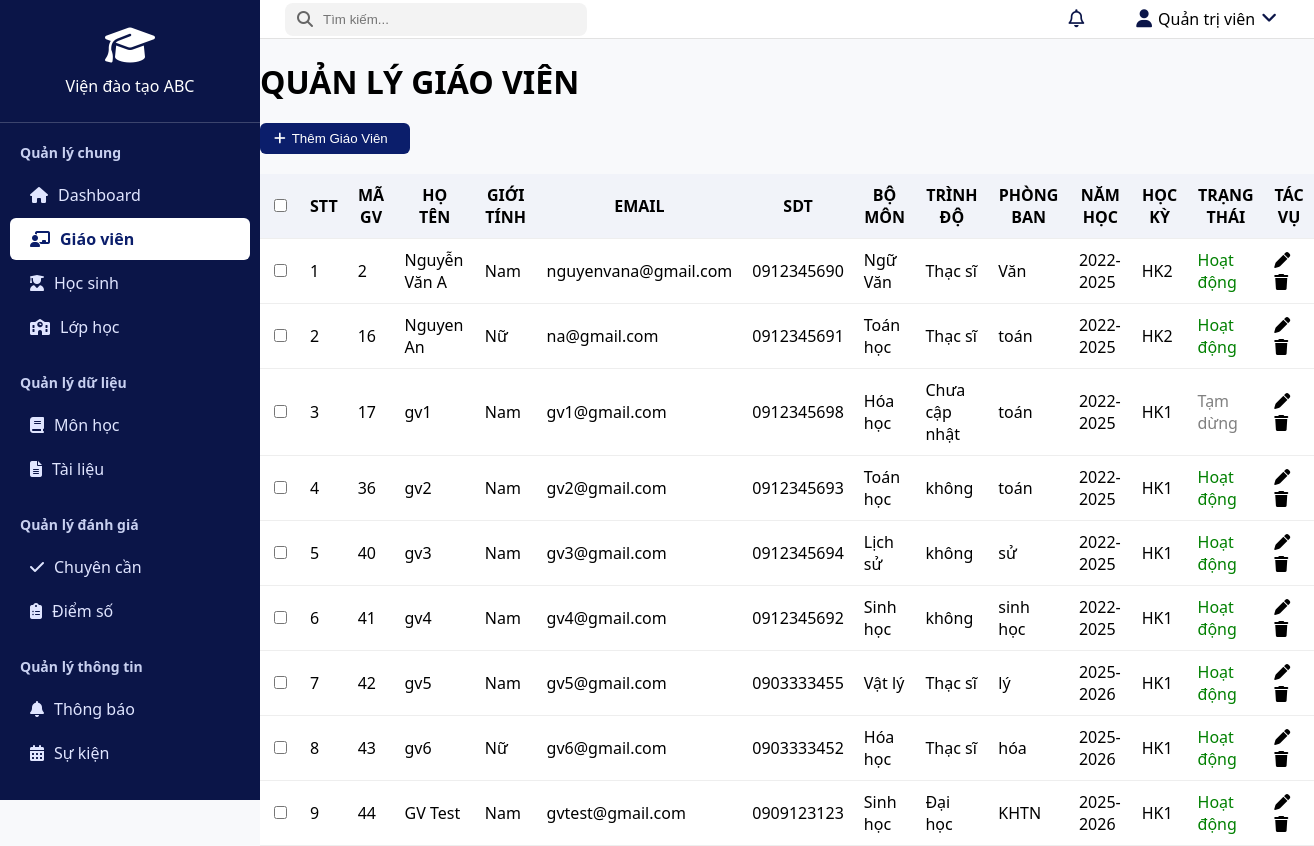
The app's page /pages/qlgiaovien.php (signed in) with its own data.
### tables this page shows
CREATE TABLE `giaovien` (
  `maGV` int(11) NOT NULL,
  `boMon` varchar(100) NOT NULL,
  `trinhDo` varchar(100) NOT NULL,
  `anhDaiDien` varchar(255) NOT NULL DEFAULT 'Chưa cập nhật',
  `phongBan` varchar(100) NOT NULL,
  `namHoc` varchar(50) NOT NULL DEFAULT 'Chưa cập nhật',
  `hocKy` varchar(20) NOT NULL DEFAULT 'Chưa cập nhật',
  `trangThai` varchar(50) NOT NULL
);

CREATE TABLE `user` (
  `userID` int(11) NOT NULL,
  `hoVaTen` varchar(100) DEFAULT NULL,
  `matKhau` varchar(255) DEFAULT NULL,
  `sdt` varchar(20) DEFAULT NULL,
  `ngaySinh` date DEFAULT NULL,
  `gioiTinh` varchar(10) NOT NULL,
  `email` varchar(100) DEFAULT NULL,
  `vaiTro` enum('Admin','GiaoVien','HocSinh') DEFAULT NULL
);

### pages/qlgiaovien.php (the view, shortened to what this page needs)
<?php
include_once(__DIR__ . '/../csdl/db.php');
$sql = "
    SELECT
        g.maGV, u.hoVaTen, u.gioiTinh, u.email, u.sdt,
        g.boMon, g.trinhDo, g.phongBan, g.namHoc, g.hocKy, g.trangThai
    FROM giaovien g
    JOIN user u ON g.maGV = u.userID
    WHERE u.vaiTro = 'GiaoVien'
";
$result = $conn->query($sql);
?>
<!DOCTYPE html>
<html lang="vi">
<head>
    <link rel="stylesheet" href="https://cdnjs.cloudflare.com/ajax/libs/font-awesome/6.5.0/css/all.min.css">
    <link rel="stylesheet" href="../sidebar.css">
    <link rel="stylesheet" href="../content.css">
</head>
<body>
    <aside class="sidebar">
        <div class="sidebar-header">
            <i class="fa-solid fa-graduation-cap logo"></i>
            <h2>Viện đào tạo ABC</h2>
        </div>
        <nav class="menu">
            <div class="menu-section">
                <div class="menu-title">Quản lý chung</div>
                <ul>
                    <li onclick="window.location.href='../index.php'"><i class="fa-solid fa-house"></i> Dashboard</li>
                    <li class="active" onclick="window.location.href='../pages/qlgiaovien.php'"><i class="fa-solid fa-chalkboard-user"></i> Giáo viên</li>
                    <li onclick="window.location.href='../pages/qlhocsinh.php'"><i class="fa-solid fa-user-graduate"></i> Học sinh</li>
                    <li onclick="window.location.href='../pages/qllophoc.php'"><i class="fa-solid fa-school"></i> Lớp học</li>
                </ul>
            </div>
            <div class="menu-section">
                <div class="menu-title">Quản lý dữ liệu</div>
                <ul>
                    <li onclick="window.location.href='../pages/qlmonhoc.php'"><i class="fa-solid fa-book"></i> Môn học</li>
                    <li onclick="window.location.href='../pages/qltailieu.php'"><i class="fa-solid fa-file-lines"></i> Tài liệu</li>
                </ul>
            </div>
            <div class="menu-section">
                <div class="menu-title">Quản lý đánh giá</div>
                <ul>
                    <li onclick="window.location.href='../pages/qlchuyencan.php'"><i class="fa-solid fa-check"></i> Chuyên cần</li>
                    <li onclick="window.location.href='../pages/qldiemso.php'"><i class="fa-solid fa-clipboard-list"></i> Điểm số</li>
                </ul>
            </div>
            <div class="menu-section">
                <div class="menu-title">Quản lý thông tin</div>
                <ul>
                    <li><i class="fa-solid fa-bell"></i> Thông báo</li>
                    <li><i class="fa-solid fa-calendar-days"></i> Sự kiện</li>
                </ul>
            </div>
            <div class="menu-section">
                <div class="menu-title">Quản lý tài khoản</div>
            </div>
        </nav>
    </aside>
    <div class="main-content">
        <header class="header">
            <div class="left">
                <div class="search-box">
                    <i class="fa-solid fa-magnifying-glass"></i>
                    <input type="text" placeholder="Tìm kiếm...">
                </div>
            </div>
            <div class="right">
                <div class="notification-area">
                    <i class="fa-regular fa-bell" id="bellIcon"></i>
                </div>
                <div class="user-info" onclick="toggleUserMenu()">
                    <i class="fa-solid fa-user"></i>
                    <span>Quản trị viên</span>
                    <i class="fa-solid fa-angle-down"></i>
                </div>
            </div>
        </header>
        <h1>QUẢN LÝ GIÁO VIÊN</h1>
        <button class="add-btn" onclick="showAddPopup()"><i class="fa-solid fa-plus"></i> Thêm Giáo Viên</button>
        <table>
            <thead>
                <tr>
                    <th><input type="checkbox"></th>
                    <th>STT</th>
                    <th>MÃ GV</th>
                    <th>HỌ TÊN</th>
                    <th>GIỚI TÍNH</th>
                    <th>EMAIL</th>
                    <th>SDT</th>
                    <th>BỘ MÔN</th>
                    <th>TRÌNH ĐỘ</th>
                    <th>PHÒNG BAN</th>
                    <th>NĂM HỌC</th>
                    <th>HỌC KỲ</th>
                    <th>TRẠNG THÁI</th>
                    <th>TÁC VỤ</th>
                </tr>
            </thead>
            <tbody>
                <?php if ($result->num_rows > 0):
                    $stt = 1;
                    while ($row = $result->fetch_assoc()): ?>
                        <tr data-id="<?= $row['maGV'] ?>">
                            <td><input type="checkbox"></td>
                            <td><?= $stt++ ?></td>
                            <td><?= $row['maGV'] ?></td>
                            <td><?= htmlspecialchars($row['hoVaTen']) ?></td>
                            <td><?= htmlspecialchars($row['gioiTinh']) ?></td>
                            <td><?= htmlspecialchars($row['email']) ?></td>
                            <td><?= htmlspecialchars($row['sdt']) ?></td>
                            <td><?= htmlspecialchars($row['boMon']) ?></td>
                            <td><?= htmlspecialchars($row['trinhDo']) ?></td>
                            <td><?= htmlspecialchars($row['phongBan']) ?></td>
                            <td><?= htmlspecialchars($row['namHoc']) ?></td>
                            <td><?= htmlspecialchars($row['hocKy']) ?></td>
                            <td><span class="status <?= $row['trangThai'] === 'active' ? 'active' : 'inactive' ?>">
                                    <?= $row['trangThai'] === 'active' ? 'Hoạt động' : 'Tạm dừng' ?>
                                </span></td>
                            <td class="actions">
                                <i class="fa-solid fa-pen edit-btn"></i>
                                <i class="fa-solid fa-trash delete-btn"></i>
                            </td>
                        </tr>
                    <?php endwhile;
                else: ?>
                    <tr>
                        <td colspan="14" style="text-align:center;">Không có dữ liệu</td>
                    </tr>
                <?php endif; ?>
            </tbody>
        </table>
    </div>
</body>
</html>

### sidebar.css (style rules this page uses)
body { margin: 0; font-family: "Segoe UI", sans-serif; background-color: #f4f6f8; }
.sidebar { width: 260px; background-color: #0b1e6b; color: #fff; display: flex; flex-direction: column; }
.sidebar-header { text-align: center; padding: 25px 10px; border-bottom: 1px solid rgba(255,255,255,0.2); }
.sidebar-header .logo { font-size: 40px; margin-bottom: 10px; }
.sidebar-header h2 { font-size: 16px; margin: 0; font-weight: 500; }
.menu { flex: 1; overflow-y: auto; padding: 10px 0; }
.menu-section { margin-bottom: 15px; }
.menu-title { font-weight: bold; font-size: 14px; padding: 10px 20px; color: #c8d0f0; }
.menu ul { list-style: none; margin: 0; padding: 0; }
.menu li { padding: 10px 20px; display: flex; align-items: center; gap: 10px; cursor: pointer; color: #e0e5ff; transition: background 0.2s ease, color 0.2s ease; border-radius: 6px; margin: 2px 10px; }
.menu li.active { background-color: #fff; color: #0b1e6b; font-weight: 600; }

### content.css (style rules this page uses)
body { margin: 0; font-family: "Segoe UI", sans-serif; background: white; display: flex; height: 100vh; }
.sidebar { width: 260px; height: 100vh; background: #0b1548; color: white; flex-shrink: 0; position: fixed; top: 0; left: 0; overflow-y: auto; }
.main-content { margin-left: 260px; width: calc(100% - 260px); display: flex; flex-direction: column; height: 100vh; }
.header { height: 65px; background: #fff; display: flex; align-items: center; justify-content: space-between; padding: 0 25px; border-bottom: 1px solid #e2e2e2; position: sticky; top: 0; z-index: 0; }
.search-box { display: flex; align-items: center; background: #f3f3f3; border-radius: 8px; padding: 8px 12px; }
.search-box i { color: #666; margin-right: 8px; }
.search-box input { border: none; outline: none; background: transparent; width: 250px; }
.header .right { display: flex; align-items: center; gap: 20px; }
.header .right i { font-size: 18px; color: #0b1548; cursor: pointer; }
.user-info { display: flex; align-items: center; gap: 6px; cursor: pointer; position: relative; font-weight: 500; padding: 8px 12px; border-radius: 8px; transition: background 0.2s ease; }
.notification-area { position: relative; margin-right: 20px; cursor: pointer; }
.notification-area i { font-size: 20px; position: relative; }

### pages/qlgiaovien.php (style rules this page uses)
body { font-family: "Segoe UI", sans-serif; background: #f8f9fb; margin: 0; }
.header { padding: 0px 25px; }
h1 { margin-bottom: 20px; }
.add-btn { background: #0b1e6b; color: white; border: none; padding: 8px 14px; border-radius: 6px; cursor: pointer; display: flex; align-items: center; gap: 6px; width: 150px; }
table { width: 100%; border-collapse: collapse; background: white; margin-top: 20px; }
th, td { padding: 10px; border-bottom: 1px solid #eee; }
th { background: #f1f3f9; }
.status.active { color: green; font-weight: 500; }
.status.inactive { color: gray; }
.actions i { cursor: pointer; margin-right: 10px; }

### records on screen
giaovien: maGV "2", maGV.hoVaTen "Nguyễn Văn A", maGV.gioiTinh "Nam", maGV.email "nguyenvana@gmail.com", maGV.sdt "0912345690", boMon "Ngữ Văn", trinhDo "Thạc sĩ", phongBan "Văn", namHoc "2022-2025", hocKy "HK2", trangThai "Hoạt động"
giaovien: maGV "16", maGV.hoVaTen "Nguyen An", maGV.gioiTinh "Nữ", maGV.email "na@gmail.com", maGV.sdt "0912345691", boMon "Toán học", trinhDo "Thạc sĩ", phongBan "toán", namHoc "2022-2025", hocKy "HK2", trangThai "Hoạt động"
giaovien: maGV "17", maGV.hoVaTen "gv1", maGV.gioiTinh "Nam", maGV.email "gv1@gmail.com", maGV.sdt "0912345698", boMon "Hóa học", trinhDo "Chưa cập nhật", phongBan "toán", namHoc "2022-2025", hocKy "HK1", trangThai "Tạm dừng"
giaovien: maGV "36", maGV.hoVaTen "gv2", maGV.gioiTinh "Nam", maGV.email "gv2@gmail.com", maGV.sdt "0912345693", boMon "Toán học", trinhDo "không", phongBan "toán", namHoc "2022-2025", hocKy "HK1", trangThai "Hoạt động"
giaovien: maGV "40", maGV.hoVaTen "gv3", maGV.gioiTinh "Nam", maGV.email "gv3@gmail.com", maGV.sdt "0912345694", boMon "Lịch sử", trinhDo "không", phongBan "sử", namHoc "2022-2025", hocKy "HK1", trangThai "Hoạt động"
giaovien: maGV "41", maGV.hoVaTen "gv4", maGV.gioiTinh "Nam", maGV.email "gv4@gmail.com", maGV.sdt "0912345692", boMon "Sinh học", trinhDo "không", phongBan "sinh học", namHoc "2022-2025", hocKy "HK1", trangThai "Hoạt động"
giaovien: maGV "42", maGV.hoVaTen "gv5", maGV.gioiTinh "Nam", maGV.email "gv5@gmail.com", maGV.sdt "0903333455", boMon "Vật lý", trinhDo "Thạc sĩ", phongBan "lý", namHoc "2025-2026", hocKy "HK1", trangThai "Hoạt động"
giaovien: maGV "43", maGV.hoVaTen "gv6", maGV.gioiTinh "Nữ", maGV.email "gv6@gmail.com", maGV.sdt "0903333452", boMon "Hóa học", trinhDo "Thạc sĩ", phongBan "hóa", namHoc "2025-2026", hocKy "HK1", trangThai "Hoạt động"
giaovien: maGV "44", maGV.hoVaTen "GV Test", maGV.gioiTinh "Nam", maGV.email "gvtest@gmail.com", maGV.sdt "0909123123", boMon "Sinh học", trinhDo "Đại học", phongBan "KHTN", namHoc "2025-2026", hocKy "HK1", trangThai "Hoạt động"
